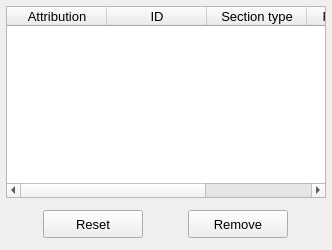
            <widget class="QWidget" name="tab_list">
             <attribute name="title">
              <string>List</string>
             </attribute>
             <layout class="QGridLayout" name="gridLayout_16">
              <property name="leftMargin">
               <number>6</number>
              </property>
              <property name="topMargin">
               <number>6</number>
              </property>
              <property name="rightMargin">
               <number>6</number>
              </property>
              <property name="bottomMargin">
               <number>6</number>
              </property>
              <property name="spacing">
               <number>6</number>
              </property>
              <item row="0" column="0">
               <widget class="QTreeWidget" name="treeWidget_viscous_thermal_model">
                <property name="minimumSize">
                 <size>
                  <width>320</width>
                  <height>100</height>
                 </size>
                </property>
                <property name="maximumSize">
                 <size>
                  <width>16777215</width>
                  <height>16777215</height>
                 </size>
                </property>
                <property name="font">
                 <font>
                  <family>MS Shell Dlg 2</family>
                  <pointsize>10</pointsize>
                  <italic>false</italic>
                 </font>
                </property>
                <property name="toolTip">
                 <string>Select a face to remove the previously attributed boundary condition.</string>
                </property>
                <property name="autoScroll">
                 <bool>true</bool>
                </property>
                <property name="alternatingRowColors">
                 <bool>true</bool>
                </property>
                <property name="indentation">
                 <number>1</number>
                </property>
                <property name="itemsExpandable">
                 <bool>true</bool>
                </property>
                <property name="headerHidden">
                 <bool>false</bool>
                </property>
                <attribute name="headerDefaultSectionSize">
                 <number>100</number>
                </attribute>
                <attribute name="headerHighlightSections">
                 <bool>false</bool>
                </attribute>
                <attribute name="headerShowSortIndicator" stdset="0">
                 <bool>false</bool>
                </attribute>
                <attribute name="headerStretchLastSection">
                 <bool>true</bool>
                </attribute>
                <column>
                 <property name="text">
                  <string>Attribution</string>
                 </property>
                 <property name="textAlignment">
                  <set>AlignCenter</set>
                 </property>
                </column>
                <column>
                 <property name="text">
                  <string>ID</string>
                 </property>
                 <property name="textAlignment">
                  <set>AlignCenter</set>
                 </property>
                </column>
                <column>
                 <property name="text">
                  <string>Section type</string>
                 </property>
                 <property name="textAlignment">
                  <set>AlignCenter</set>
                 </property>
                </column>
                <column>
                 <property name="text">
                  <string>Formulation</string>
                 </property>
                 <property name="textAlignment">
                  <set>AlignCenter</set>
                 </property>
                </column>
                <column>
                 <property name="text">
                  <string>Parameters</string>
                 </property>
                 <property name="textAlignment">
                  <set>AlignCenter</set>
                 </property>
                </column>
               </widget>
              </item>
              <item row="1" column="0">
               <widget class="QFrame" name="frame_3">
                <property name="minimumSize">
                 <size>
                  <width>320</width>
                  <height>40</height>
                 </size>
                </property>
                <property name="maximumSize">
                 <size>
                  <width>16777215</width>
                  <height>40</height>
                 </size>
                </property>
                <property name="frameShape">
                 <enum>QFrame::NoFrame</enum>
                </property>
                <property name="frameShadow">
                 <enum>QFrame::Raised</enum>
                </property>
                <layout class="QGridLayout" name="gridLayout_15">
                 <property name="leftMargin">
                  <number>4</number>
                 </property>
                 <property name="topMargin">
                  <number>4</number>
                 </property>
                 <property name="rightMargin">
                  <number>4</number>
                 </property>
                 <property name="bottomMargin">
                  <number>4</number>
                 </property>
                 <property name="horizontalSpacing">
                  <number>12</number>
                 </property>
                 <item row="0" column="0">
                  <widget class="QPushButton" name="pushButton_reset">
                   <property name="minimumSize">
                    <size>
                     <width>100</width>
                     <height>28</height>
                    </size>
                   </property>
                   <property name="maximumSize">
                    <size>
                     <width>100</width>
                     <height>28</height>
                    </size>
                   </property>
                   <property name="font">
                    <font>
                     <family>MS Shell Dlg 2</family>
                     <pointsize>10</pointsize>
                     <weight>50</weight>
                     <italic>false</italic>
                     <bold>false</bold>
                    </font>
                   </property>
                   <property name="styleSheet">
                    <string notr="true"/>
                   </property>
                   <property name="text">
                    <string>Reset</string>
                   </property>
                  </widget>
                 </item>
                 <item row="0" column="1">
                  <widget class="QPushButton" name="pushButton_remove">
                   <property name="minimumSize">
                    <size>
                     <width>100</width>
                     <height>28</height>
                    </size>
                   </property>
                   <property name="maximumSize">
                    <size>
                     <width>100</width>
                     <height>28</height>
                    </size>
                   </property>
                   <property name="font">
                    <font>
                     <family>MS Shell Dlg 2</family>
                     <pointsize>10</pointsize>
                     <weight>50</weight>
                     <italic>false</italic>
                     <bold>false</bold>
                    </font>
                   </property>
                   <property name="styleSheet">
                    <string notr="true"/>
                   </property>
                   <property name="text">
                    <string>Remove</string>
                   </property>
                  </widget>
                 </item>
                </layout>
               </widget>
              </item>
             </layout>
            </widget>
